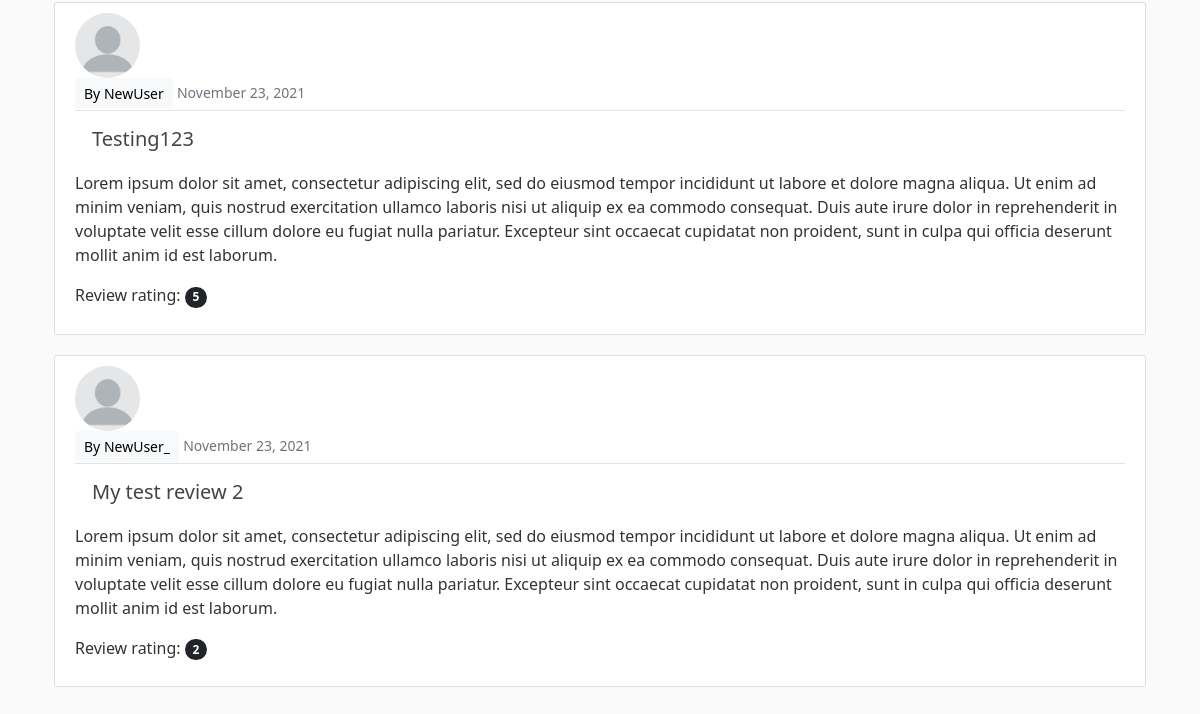
Page /category/movies/ (lower part) on the earlier database version.
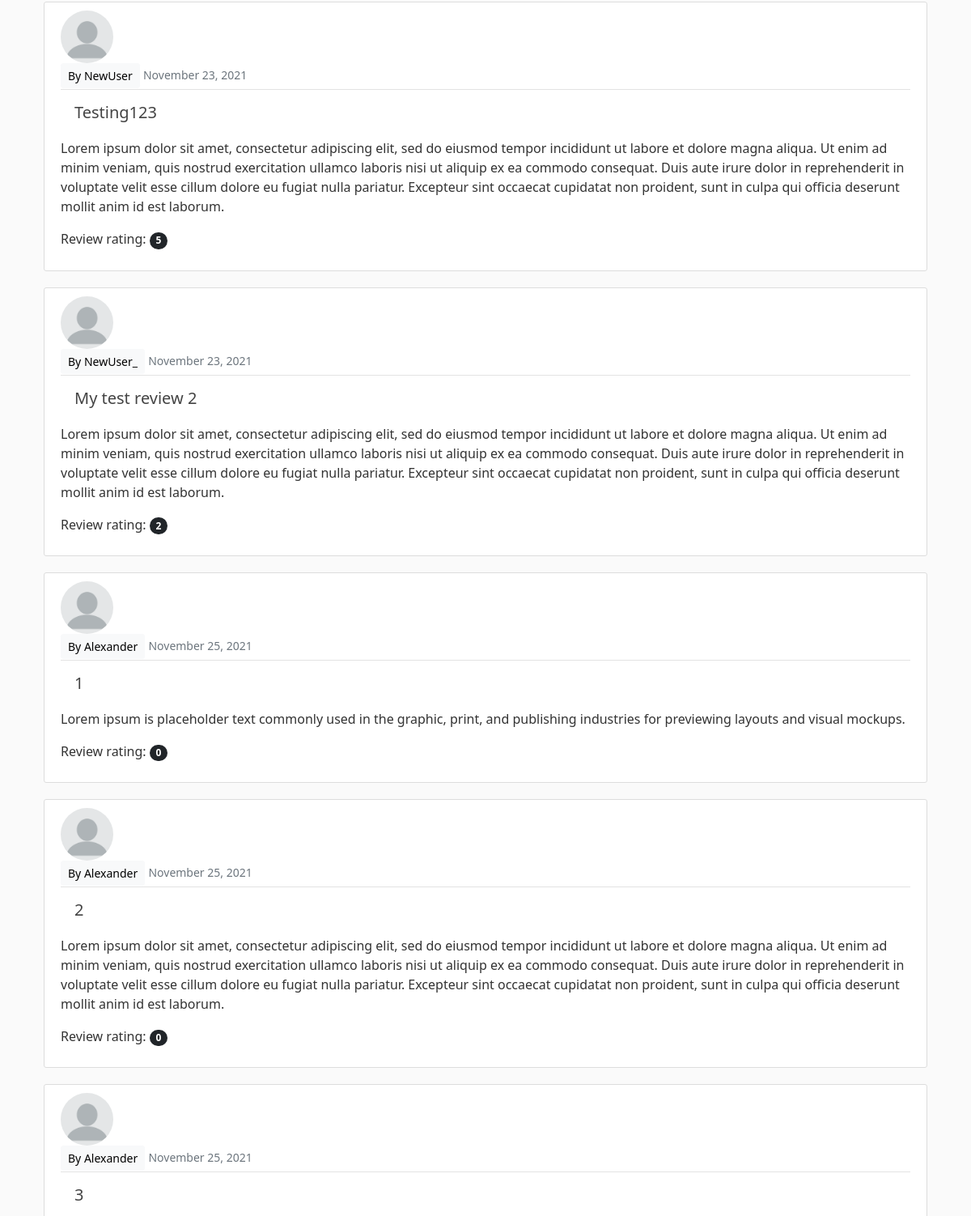
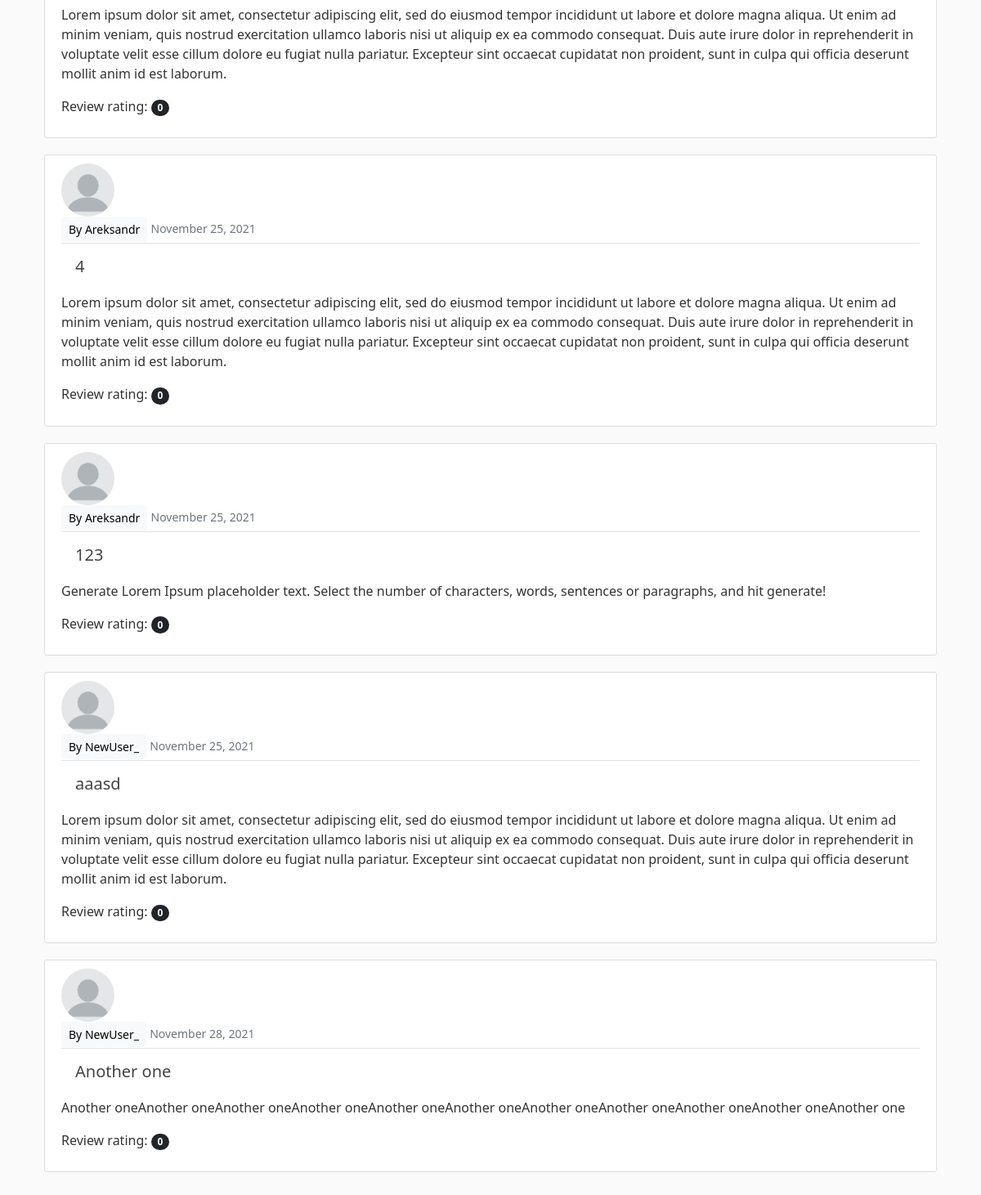
Same page on the later database version (2 pictures, top to bottom).
### main/models.py (models this page shows, shortened)
class Review(models.Model):
    title = models.CharField(max_length=50)
    category = models.CharField(max_length=50, default='Movies')
    publisher = models.ForeignKey(User, on_delete = models.CASCADE)
    content = models.TextField(max_length=6000, blank=True)
    date = models.DateTimeField(auto_now_add=True)
    rating = models.PositiveSmallIntegerField(choices=RATING_CHOISES, blank=True, default=0)
    likes = models.ManyToManyField(User, related_name='review_name')

### main/views.py (the view)
# urls.py: path('category/<str:cat>/', CategoryView, name='category'),
def CategoryView(request, cat):
    category_reviews = Review.objects.filter(category__iexact=cat.replace('-', ' '))
    context = {'cat':cat.title().replace('-', ' '), 'category_reviews':category_reviews}
    return render(request, template_name='main/category.html', context=context)

### main/templates/main/category.html (shortened to what this page needs)
{% extends 'main/base.html' %}
{% block content %}
{% if category_reviews %}
<br>
<div class="container">
    {% for r in category_reviews %}
    <article class="media content-section">
        <img class="rounded-circle article-img" src="{{ r.publisher.profile.image.url }}" onerror="if (this.src != 'default.png') this.src = '/media/default.png'">
        <div class="media-body">
          <div class="article-metadata">
            <a class="mr-2 btn btn-light btn-sm" href="{% url 'user-reviews' r.publisher.username %}">By {{r.publisher}}</a>
            <small class="text-muted">{{r.date|date:"F d, Y"}}</small>
        </div>
          <h2><a class="btn article-title btn-lg" href="{% url 'review-detail' r.id %}">{{r.title}}</a></h2>
          <p class="article-content">{{r.content}}</p>
          <p class="article-content">Review rating: <span class="badge rounded-pill bg-dark">{{r.rating}}</span></p>
        </div>
      </article>
    {% endfor %}
</div>
<br>
{% else %}
<h1>No such category</h1>
{% endif %}
{% endblock %}

### main/templates/main/base.html (shortened to what this page needs)
{% load static %}
<!DOCTYPE html>
<html lang="en">
<head>
    <link href="https://cdn.jsdelivr.net/npm/bootstrap@5.1.3/dist/css/bootstrap.min.css" rel="stylesheet">
    <link rel="stylesheet" type="text/css" href="{% static 'main/main.css' %}">
</head>
<body>
  <div class="container">
    {% block content %}
    {% endblock %}
  </div>
</body>
</html>

### main/static/main/main.css (style rules this page uses)
body { background: #fafafa; color: #333333; margin-top: 0; }
h1, h2, h3, h4, h5, h6 { color: #444444; }
.content-section { background: #ffffff; padding: 10px 20px; border: 1px solid #dddddd; border-radius: 3px; margin-bottom: 20px; }
.article-title { color: #444444; }
.article-content { white-space: pre-line; }
.article-img { height: 65px; width: 65px; object-fit: cover; margin-right: 16px; }
.article-metadata { padding-bottom: 1px; margin-bottom: 4px; border-bottom: 1px solid #e3e3e3 }

Differences in the rows shown:
added Review: publisher "Alexander", date "November 25, 2021", title "1", content "Lorem ipsum is placeholder text commonly used in the graphic, print, and publishing industries for previewing layouts and visual mockups.", rating "0"
added Review: publisher "Alexander", date "November 25, 2021", title "2", content "Lorem ipsum dolor sit amet, consectetur adipiscing elit, sed do eiusmod tempor incididunt ut labore et dolore magna aliqua. Ut enim ad minim veniam, quis nostrud exercitation ullamco laboris nisi ut aliquip ex ea commodo consequat. Duis aute irure dolor in reprehenderit in voluptate velit esse cillum dolore eu fugiat nulla pariatur. Excepteur sint occaecat cupidatat non proident, sunt in culpa qui officia deserunt mollit anim id est laborum.", rating "0"
added Review: publisher "Alexander", date "November 25, 2021", title "3", content "Lorem ipsum dolor sit amet, consectetur adipiscing elit, sed do eiusmod tempor incididunt ut labore et dolore magna aliqua. Ut enim ad minim veniam, quis nostrud exercitation ullamco laboris nisi ut aliquip ex ea commodo consequat. Duis aute irure dolor in reprehenderit in voluptate velit esse cillum dolore eu fugiat nulla pariatur. Excepteur sint occaecat cupidatat non proident, sunt in culpa qui officia deserunt mollit anim id est laborum.", rating "0"
added Review: publisher "Areksandr", date "November 25, 2021", title "4", content "Lorem ipsum dolor sit amet, consectetur adipiscing elit, sed do eiusmod tempor incididunt ut labore et dolore magna aliqua. Ut enim ad minim veniam, quis nostrud exercitation ullamco laboris nisi ut aliquip ex ea commodo consequat. Duis aute irure dolor in reprehenderit in voluptate velit esse cillum dolore eu fugiat nulla pariatur. Excepteur sint occaecat cupidatat non proident, sunt in culpa qui officia deserunt mollit anim id est laborum.", rating "0"
added Review: publisher "Areksandr", date "November 25, 2021", title "123", content "Generate Lorem Ipsum placeholder text. Select the number of characters, words, sentences or paragraphs, and hit generate!", rating "0"
added Review: publisher "NewUser_", date "November 25, 2021", title "aaasd", content "Lorem ipsum dolor sit amet, consectetur adipiscing elit, sed do eiusmod tempor incididunt ut labore et dolore magna aliqua. Ut enim ad minim veniam, quis nostrud exercitation ullamco laboris nisi ut aliquip ex ea commodo consequat. Duis aute irure dolor in reprehenderit in voluptate velit esse cillum dolore eu fugiat nulla pariatur. Excepteur sint occaecat cupidatat non proident, sunt in culpa qui officia deserunt mollit anim id est laborum.", rating "0"
added Review: publisher "NewUser_", date "November 28, 2021", title "Another one", content "Another oneAnother oneAnother oneAnother oneAnother oneAnother oneAnother oneAnother oneAnother oneAnother oneAnother one", rating "0"
